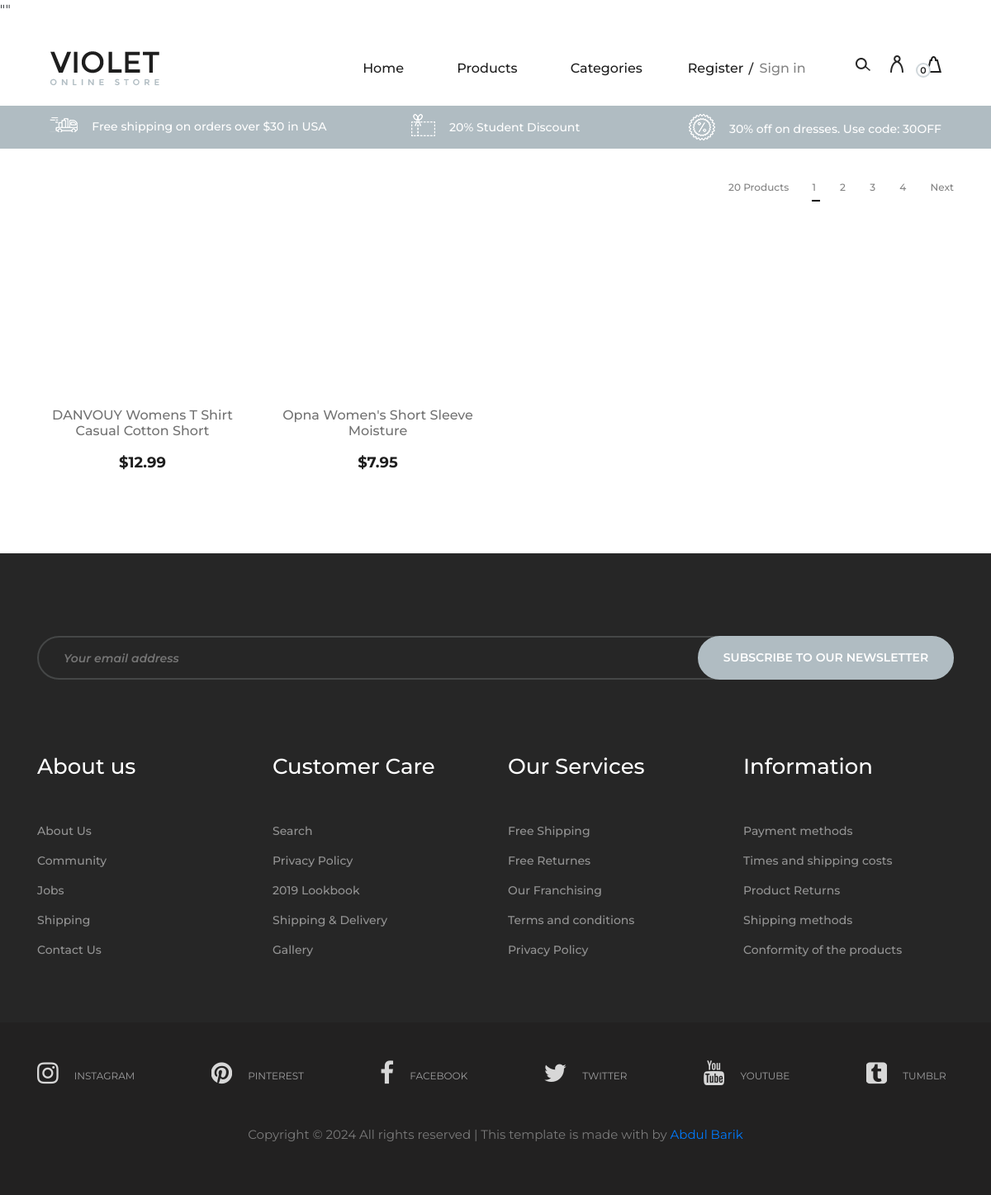
/product-list/, run on the app's committed database.
### product/models.py (models this page shows, shortened)
class Product(models.Model):
    category = models.ForeignKey(Category, related_name='products', on_delete=models.CASCADE)
    title = models.CharField(max_length=250, unique=True)
    slug = models.SlugField(unique=True, max_length=250)
    featured = models.BooleanField(default=False)
    price = models.DecimalField(max_digits=8, decimal_places=2)
    thumbnail = models.URLField()
    description = models.TextField(null=True, blank=True, default='N/A')
    instock = models.BooleanField(default=True)
    created_date = models.DateTimeField(auto_now_add=True)
    updated_date = models.DateTimeField(auto_now=True)
    class Meta:
        ordering = ['-id']

### product/views.py (the view)
# urls.py: path('product-list/', ProductList.as_view(), name='product-list'),
class ProductList(generic.ListView):
    model  = Product
    template_name = 'product/product-list.html'
    context_object_name = 'object_list'
    paginate_by = 2
    def get_context_data(self, **kwargs):
        context = super().get_context_data(**kwargs)
        page_obj = CustomPaginator(self.request, self.get_queryset(), self.paginate_by)
        quryset = page_obj.get_queryset()
        paginator = page_obj.paginator
        context['object_list'] = quryset
        context['paginator'] = paginator
        return context

### cart/carts.py (called while the page is built)
    def __len__(self):
        return len(list(self.cart.keys()))

### cart/context_processors.py (called while the page is built)
def cart(request):
    cart = Card(request)
    if len(list(cart.cart.keys())) < 1:
        try:
            del cart.session[cart.coupon_id]
        except:
            ...
    return {"cart": Card(request)}

### product/context_processors.py (called while the page is built)
def categories(request):
    return {"categories": Category.objects.all()}

### product/views.py (called while the page is built)
    def get_queryset(self):
        try:
            queryset = self.paginator.page(self.page)
        except PageNotAnInteger:
            queryset = self.paginator.page(1)
        except EmptyPage:
            queryset = self.paginator.page(1)
        except InvalidPage:
            queryset = self.paginator.page(1)
        return queryset

### templates/product/product-list.html (shortened to what this page needs)
{% extends "../base.html" %}
{% block content %}
{% load static %}
<section class="page-add">
  <div class="container">
    <div class="categories-controls">
      <div class="row">
        <div class="col-lg-12">
          <div class="categories-filter">
            <div class="cf-right">
              <span>{{paginator.count}} Products</span>
              {%include '../pagination.html' %}
            </div>
          </div>
        </div>
      </div>
    </div>
  </div>
</section>
<section class="related-product spad">
    <div class="container">
      <div class="row">
        {% for product in object_list %}
        <div class="col-lg-3 col-sm-6">
          <div class="single-product-item">
            <figure>
              <a href="{% url 'product-details' product.slug %}"
                ><img style="height:350px" src="{{product.thumbnail}}" alt=""
              /></a>
            </figure>
            <div class="product-text">
              <a href="{% url 'product-details' product.slug %}"
              ><h6>{{product.title}}</h6></a>
              <p>${{product.price}}</p>
            </div>
          </div>
        </div>
        {% endfor %}
      </div>
    </div>
  </section>
{% include "footer.html" %}
{% endblock content %}

### static/css/style.css (style rules this page uses)
html, body { height: 100%; font-family: "Montserrat", sans-serif; -webkit-font-smoothing: antialiased; font-smoothing: antialiased; background: none; }
h1, h2, h3, h4, h5, h6 { margin: 0; color: #111111; font-weight: 500; font-family: "Montserrat", sans-serif; }
h6 { font-size: 16px; }
p { font-size: 15px; color: #7b7b7b; font-weight: 400; line-height: 1.6; font-family: "Montserrat", sans-serif; margin: 0 0 15px 0; }
.spad { padding-top: 100px; padding-bottom: 100px; }
.single-product-item { margin-bottom: 30px; }
.single-product-item figure { margin-bottom: 40px; position: relative; overflow: hidden; }
.single-product-item .product-text { text-align: center; }
.single-product-item .product-text h6 { color: #727272; margin-bottom: 15px; }
.single-product-item .product-text p { color: #1e1e1e; font-size: 18px; font-weight: 700; margin-bottom: 0; }
.page-add { padding-top: 31px; margin-bottom: 92px; }
.categories-controls { margin-bottom: 45px; }
.categories-controls .categories-filter .cf-right { float: right; line-height: 30px; }
.categories-controls .categories-filter .cf-right span { color: #838383; font-size: 12px; font-weight: 500; margin-right: 24px; }
.related-product { padding-top: 95px; padding-bottom: 65px; }

### data on the page
Product: title "DANVOUY Womens T Shirt Casual Cotton Short", price "12.99"
Product: title "Opna Women's Short Sleeve Moisture", price "7.95"

### other printed values
{{ cart|length }} "0"
{{ paginator.count }} "20"
{{ page }} "1" "2" "3" "4"
